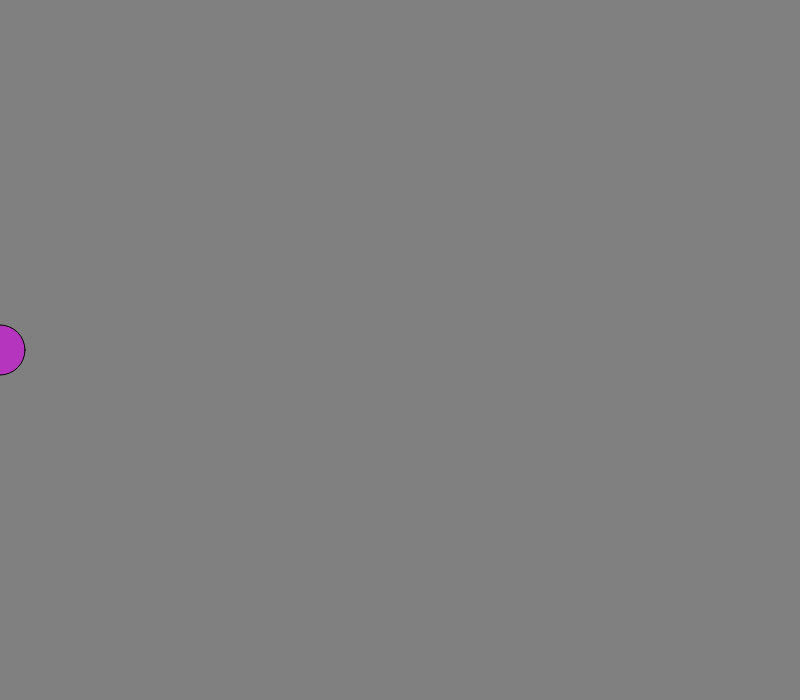
Frame 1 (no input)
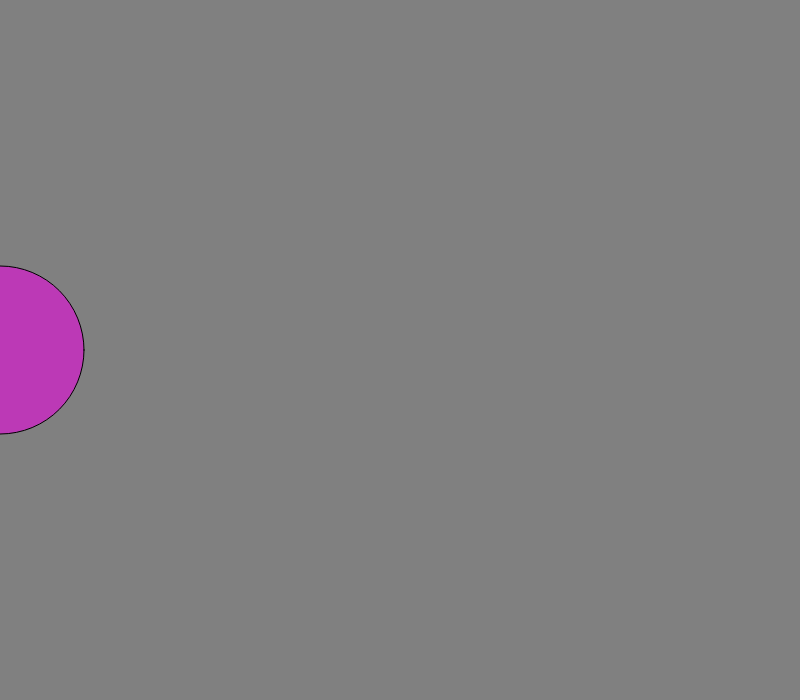
Frame 60 (no input)
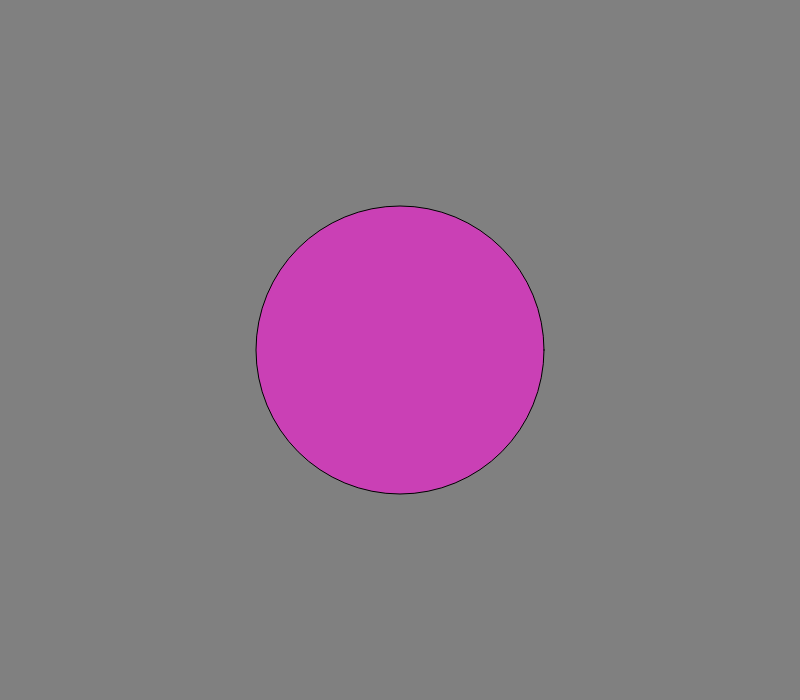
Frame 120 (the mouse pressed at the canvas centre since frame 60)

The p5.js sketch that drew these frames (run headless with seeded random() and noise() and a simulated clock; from frame 60 on, the mouse is pressed at the canvas centre):

// p5.js sketch
// ── sketch.js
/* Short Study #3 
By Francky Duperval

Concept:
The goal is to make an expanding ball that grows in size while changing colors.
The ball will start at the center of the canvas and expand until it reaches the edges, then it will shrink back to original size and repeat.
While expanding it will change colors randomly along a color gradient.
Then when shrinking back it will do the same.
The ball will also be a different color every time the program starts.
Pressing a key will reset the ball to its original size and position and give it a new random color.


Parameters (Defined by Professor):
The drawing must react to the mouse and/or keyboard in some way and must include the following:
- Use of declared variables (named by you)
- At least one conditional statement using if, else if, AND else
- Use of the random() function
- Mouse and/or keyboard input
- A developed concept and techniques moving beyond the in-class demos

Consider: how might the strategic use of conditional statements and the random() function create a more unpredictable and engaging user experience?

*/

let ballSize = 50; // Initial size of the ball at 50 pixels
let expanding = true; // Flag to determine if the ball is expanding or shrinking
let ellipseColor; // will pick a random color in setup
let ballY = 350; // Initial Y position of the ball at 350 pixels
let ballX = 0;    // start at zero; update each frame

function setup() {
  createCanvas(800, 700); // Create a canvas of 800x700 pixels
  background(128); // Set the background color to gray

  // choose a random color now that p5 is ready
  ellipseColor = [random(255), random(255), random(255)];
  console.log('initial colour', ellipseColor);
}

function draw() {
  // debug: print values so we can see if draw is running at all
  console.log('draw', {x: ballX, y: ballY, size: ballSize, color: ellipseColor});

  background(128); // Clear the background on each frame to redraw the ball
  ballX = mouseX; // Update the X position of the ball based on the mouse's X position

  // p5 can take separate r/g/b arguments; break the array out explicitly
  fill(ellipseColor[0], ellipseColor[1], ellipseColor[2]);
  ellipse(ballX, ballY, ballSize, ballSize); // Draw the ball at the current position and size

  
  if (expanding) {
    ballSize += 2; // Increase the size of the ball by 2 pixels
    // Change the color randomly while expanding but doing so slowly by only changing one color channel at a time
    let colorChannel = floor(random(3)); // Randomly select a color channel (0, 1, or 2)
    ellipseColor[colorChannel] = (ellipseColor[colorChannel] + random(-5, 5)) % 256; // Randomly adjust the selected color channel
    if (ballSize >= width) { // If the ball reaches the edge of the canvas
      expanding = false; // Start shrinking
    }
  } else {
    ballSize -= 2; // Decrease the size of the ball by 2 pixels
    // Change the color randomly while shrinking but doing so slowly by only changing one color channel at a time
    let colorChannel = floor(random(3)); // Randomly select a color channel (0, 1, or 2)
    ellipseColor[colorChannel] = (ellipseColor[colorChannel] + random(-5, 5)) % 256; // Randomly adjust the selected color channel
    if (ballSize <= 50) { // If the ball reaches its original size
      expanding = true; // Start expanding
    }
  }
}

function keyPressed() {
  ballSize = 50; // Reset the size of the ball to its original size
  ballX = width / 2; // Reset the X position of the ball to the center of the canvas
  ballY = height / 2; // Reset the Y position of the ball to the center of the canvas
  expanding = true; // Start expanding again
  // choose a new random color when a key is pressed
  ellipseColor = [random(255), random(255), random(255)];
}
